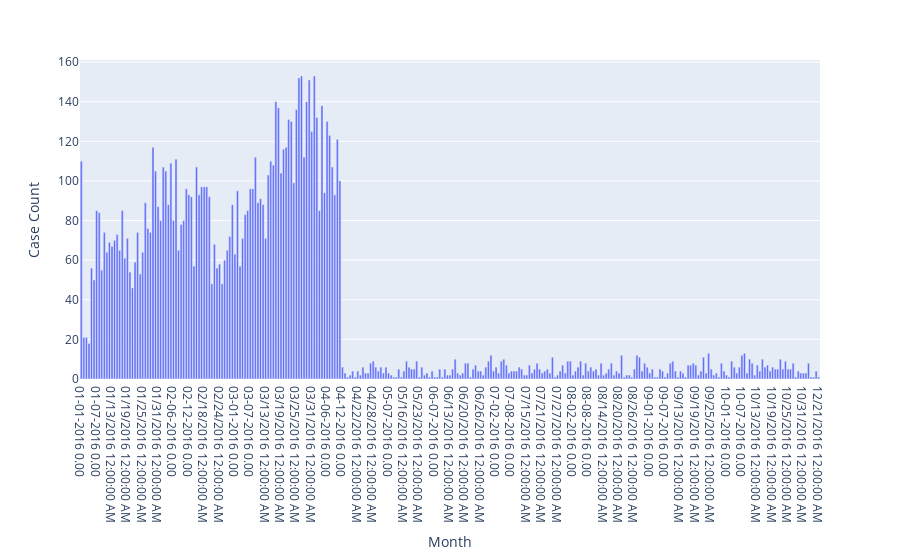

The cell this chart's notebook holds for it:
### Code cell
px.bar(month_wise_cases, 'Month','Case Count')

### Figure 1 — Plotly figure (JSON) as saved in the notebook; plotly's stock layout.template omitted (floating-point values rounded to 4 significant figures; data arrays with more than 128 entries replaced by an {"elided": "..."} marker saying what was removed)
{"data": [{"alignmentgroup": "True", "hovertemplate": "Month=%{x}<br>Case Count=%{y}<extra></extra>", "legendgroup": "", "marker": {"color": "#636efa", "pattern": {"shape": ""}}, "name": "", "offsetgroup": "", "orientation": "v", "showlegend": false, "textposition": "auto", "type": "bar", "x": {"elided": "289 str values"}, "xaxis": "x", "y": {"elided": "289 int values"}, "yaxis": "y"}], "layout": {"barmode": "relative", "legend": {"tracegroupgap": 0}, "margin": {"t": 60}, "xaxis": {"anchor": "y", "domain": [0, 1], "title": {"text": "Month"}}, "yaxis": {"anchor": "x", "domain": [0, 1], "title": {"text": "Case Count"}}}}
